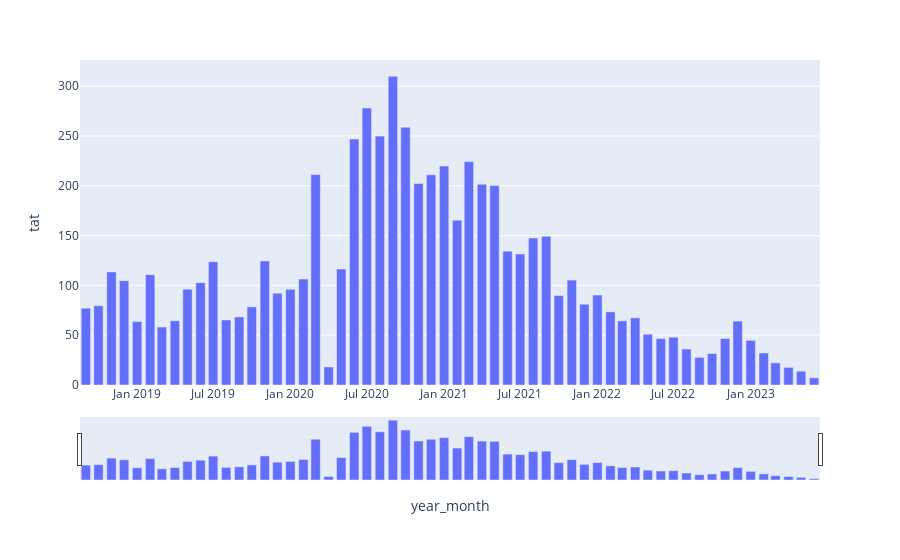

This figure's notebook cell:
### Code cell
fig_px_bar = px.bar(data_avg_month,
        x='year_month',
        y='tat',
        height=800
        )
fig_px_bar.update_xaxes(rangeslider_visible=True)

### Figure 1 — Plotly figure (JSON) as saved in the notebook; plotly's stock layout.template omitted (floating-point values rounded to 4 significant figures)
{"data": [{"alignmentgroup": "True", "hovertemplate": "year_month=%{x}<br>tat=%{y}<extra></extra>", "legendgroup": "", "marker": {"color": "#636efa", "pattern": {"shape": ""}}, "name": "", "offsetgroup": "", "orientation": "v", "showlegend": false, "textposition": "auto", "type": "bar", "x": ["2018-09-01T00:00:00", "2018-10-01T00:00:00", "2018-11-01T00:00:00", "2018-12-01T00:00:00", "2019-01-01T00:00:00", "2019-02-01T00:00:00", "2019-03-01T00:00:00", "2019-04-01T00:00:00", "2019-05-01T00:00:00", "2019-06-01T00:00:00", "2019-07-01T00:00:00", "2019-08-01T00:00:00", "2019-09-01T00:00:00", "2019-10-01T00:00:00", "2019-11-01T00:00:00", "2019-12-01T00:00:00", "2020-01-01T00:00:00", "2020-02-01T00:00:00", "2020-03-01T00:00:00", "2020-04-01T00:00:00", "2020-05-01T00:00:00", "2020-06-01T00:00:00", "2020-07-01T00:00:00", "2020-08-01T00:00:00", "2020-09-01T00:00:00", "2020-10-01T00:00:00", "2020-11-01T00:00:00", "2020-12-01T00:00:00", "2021-01-01T00:00:00", "2021-02-01T00:00:00", "2021-03-01T00:00:00", "2021-04-01T00:00:00", "2021-05-01T00:00:00", "2021-06-01T00:00:00", "2021-07-01T00:00:00", "2021-08-01T00:00:00", "2021-09-01T00:00:00", "2021-10-01T00:00:00", "2021-11-01T00:00:00", "2021-12-01T00:00:00", "2022-01-01T00:00:00", "2022-02-01T00:00:00", "2022-03-01T00:00:00", "2022-04-01T00:00:00", "2022-05-01T00:00:00", "2022-06-01T00:00:00", "2022-07-01T00:00:00", "2022-08-01T00:00:00", "2022-09-01T00:00:00", "2022-10-01T00:00:00", "2022-11-01T00:00:00", "2022-12-01T00:00:00", "2023-01-01T00:00:00", "2023-02-01T00:00:00", "2023-03-01T00:00:00", "2023-04-01T00:00:00", "2023-05-01T00:00:00", "2023-06-01T00:00:00"], "xaxis": "x", "y": [77.12, 79.55, 113.5, 104.8, 63.68, 110.8, 58.2, 64.49, 96.21, 102.8, 123.9, 65.31, 68.34, 78.42, 124.6, 92.18, 96.06, 106.3, 211.3, 18.15, 116.5, 246.9, 278.1, 249.9, 310.0, 258.8, 202.3, 211.0, 219.8, 165.4, 224.3, 201.6, 200.2, 134.3, 131.5, 147.6, 149.3, 89.92, 105.3, 81.1, 90.3, 73.42, 64.35, 67.4, 50.94, 46.6, 47.99, 36.13, 27.76, 31.57, 46.67, 64.17, 44.81, 32.15, 22.24, 17.7, 13.87, 7.208], "yaxis": "y"}], "layout": {"autosize": true, "barmode": "relative", "legend": {"tracegroupgap": 0}, "margin": {"t": 60}, "xaxis": {"anchor": "y", "autorange": true, "domain": [0, 1], "range": ["2018-08-18", "2023-06-15"], "rangeslider": {"autorange": true, "range": ["2018-08-18", "2023-06-15"], "visible": true, "yaxis": {"_template": null, "rangemode": "match"}}, "title": {"text": "year_month"}, "type": "date"}, "yaxis": {"anchor": "x", "autorange": true, "domain": [0, 1], "range": [0, 326.3], "title": {"text": "tat"}, "type": "linear"}}}
